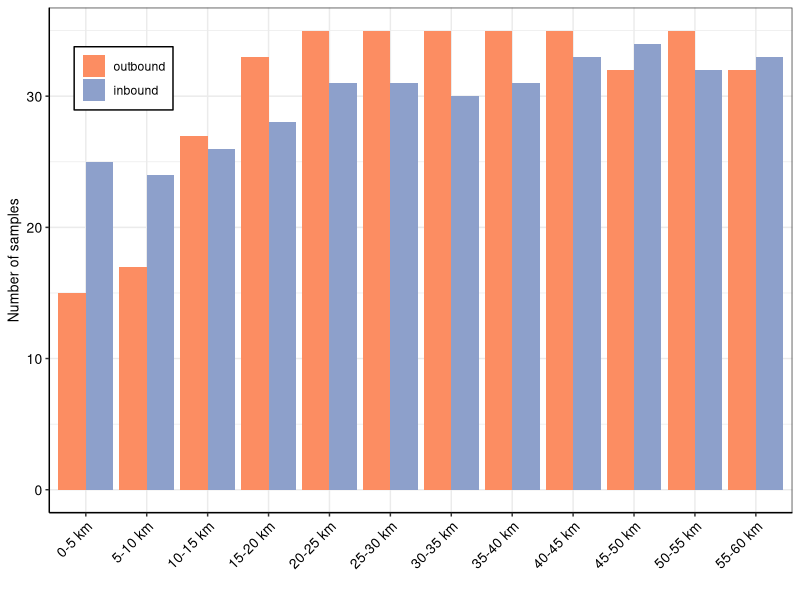
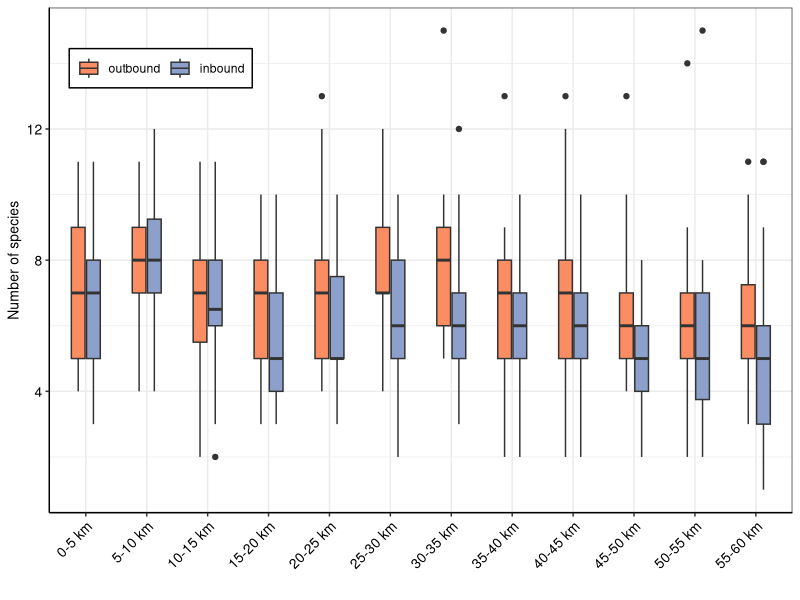
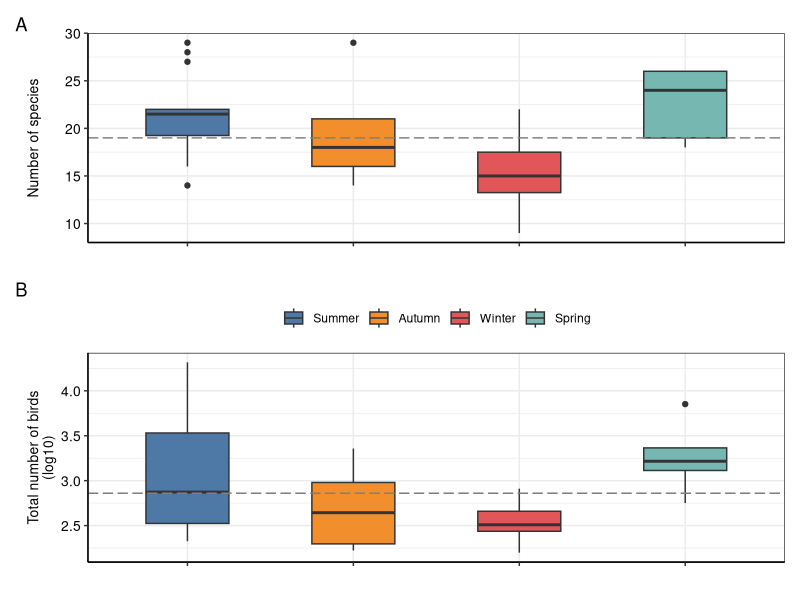
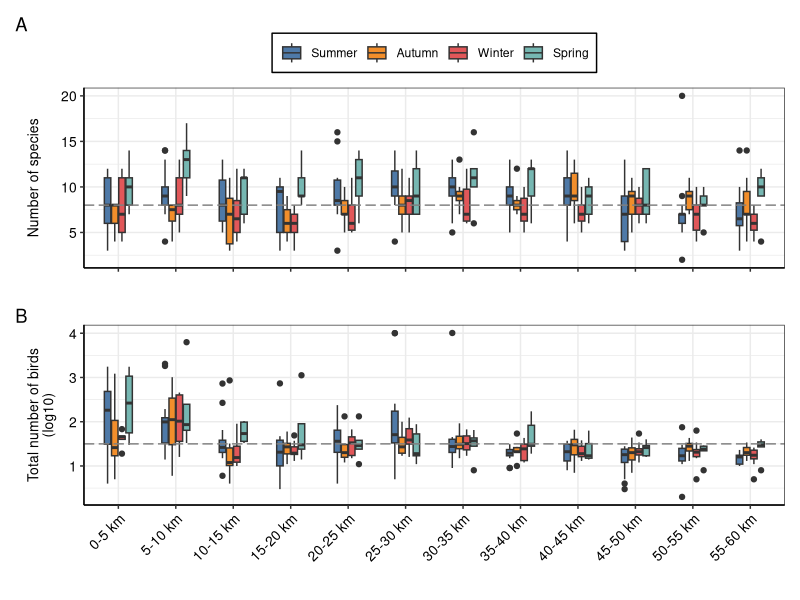
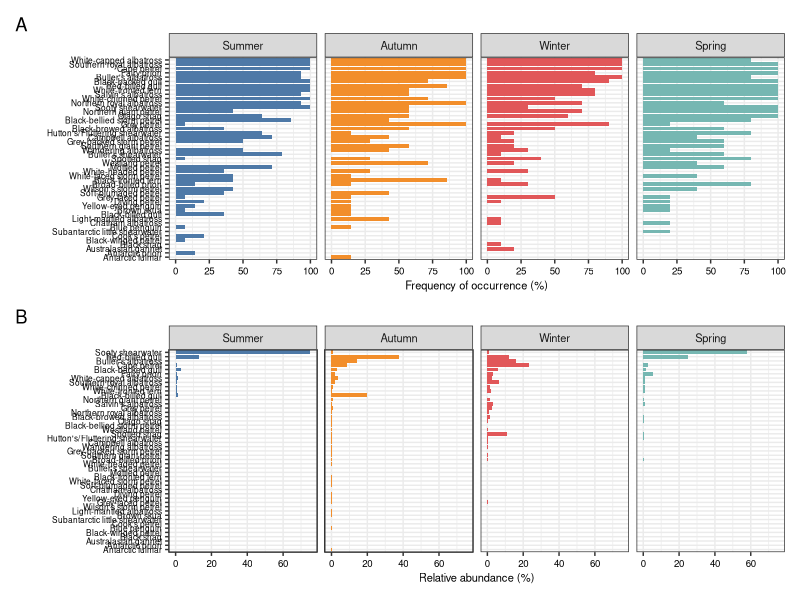
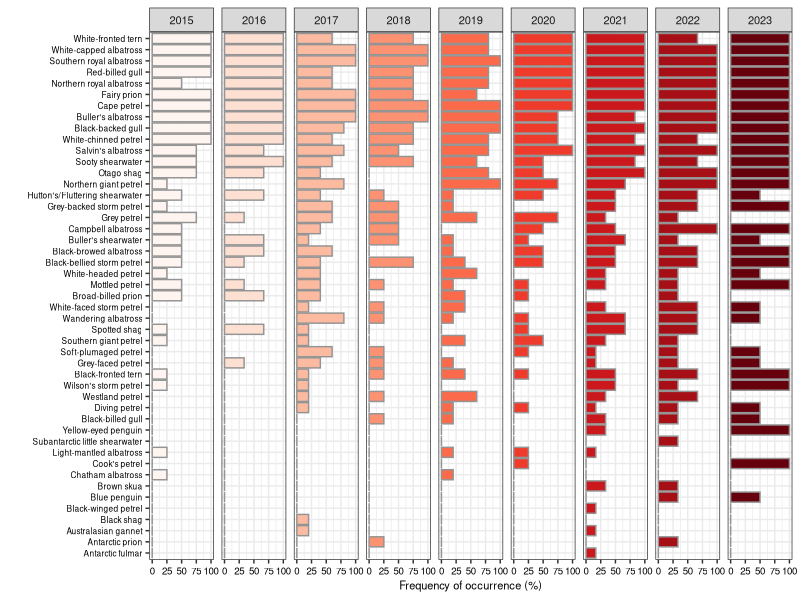
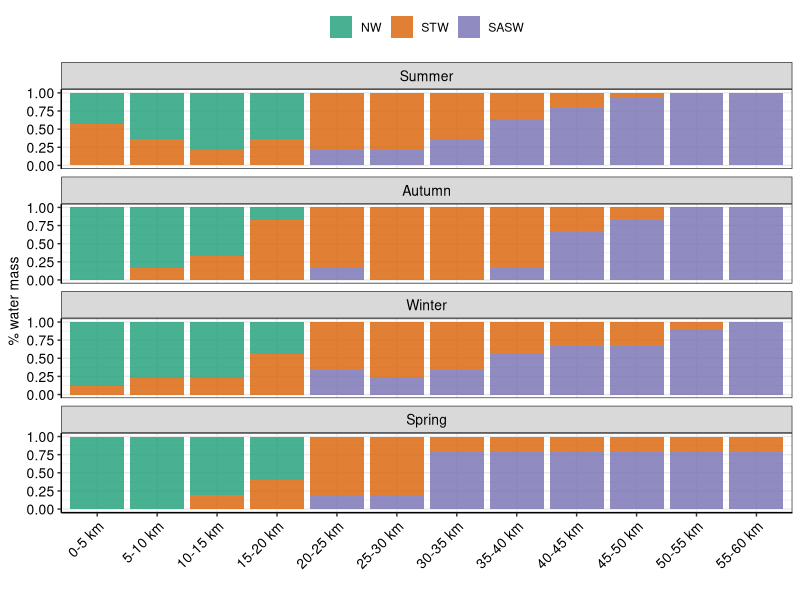
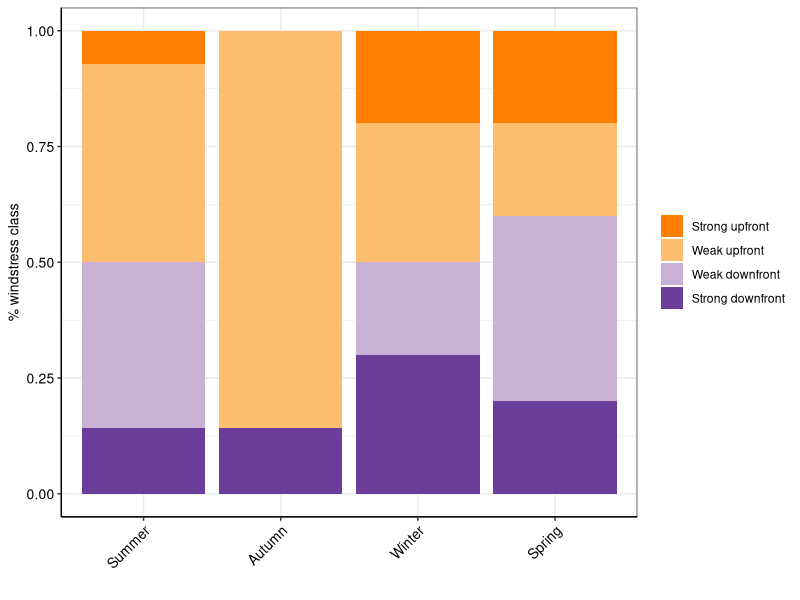

These figures' R source, in order:
## 
## EDA
##
## -------------------------------------------------------------------------- ##
## -------------------------------------------------------------------------- ##

## This script runs Exploratory Data Analysis (EDA), mostly summaries and 
## descriptive stats.

## -------------------------------------------------------------------------- ##
## -------------------------------------------------------------------------- ##

## Libraries ####
library(dplyr)
library(tidyr)
library(forcats)
library(ggplot2)
library(patchwork)

# library(cowplot)
# library(RColorBrewer)
# library(colorspace)

## Read data ####
data <- 
  read.csv("./data-processed/all_data_long.csv") %>% 
  dplyr::filter(! year == "2012")

## Format some columns
data$taiaroa_east <- 
  factor(data$taiaroa_east,
         levels = c("TaiaroaEast0.5km", "TaiaroaEast5.10km",
                    "TaiaroaEast10.15km", "TaiaroaEast15.20km",
                    "TaiaroaEast20.25km", "TaiaroaEast25.30km",
                    "TaiaroaEast30.35km", "TaiaroaEast35.40km",
                    "TaiaroaEast40.45km", "TaiaroaEast45.50km",
                    "TaiaroaEast50.55km", "TaiaroaEast55.60km"),
         labels = c("0-5 km", "5-10 km", "10-15 km", "15-20 km",
                    "20-25 km", "25-30 km", "30-35 km", "35-40 km",
                    "40-45 km", "45-50 km", "50-55 km", "55-60 km"))

data$direction <- 
  factor(data$direction,
         levels = c("outbound", "inbound"))

data$season <- 
  factor(data$season,
         levels = c("summer", "autumn", "winter", "spring"),
         labels = c("Summer", "Autumn", "Winter", "Spring"))

data$count <- as.numeric(data$count)

##  ---- Transform the data set from long to (simplified) wide format  ---- ##
data_wide <- 
  data %>% 
  tidyr::pivot_wider(names_from = species_nice_name,
                     values_from = count,
                     values_fill = 0)

# Get spp and sp-only column names
spp_cols <- colnames(data_wide[,c(18:74)]) ## All seabirds
sp_only_cols <- spp_cols[! grepl(pattern = "Unknown", x = spp_cols)] ## Only species-level

# Calculate total number of birds per sample (total_birds)
data_wide <- 
  data_wide %>% 
  dplyr::mutate(total_birds = rowSums(across(all_of(spp_cols)))) %>% 
  dplyr::select(id, season, year, all_of(sp_only_cols), total_birds) %>% 
  dplyr::group_by(id, season, year) %>% 
  dplyr::summarise(across(everything(), list(sum)))

colnames(data_wide) <- c("id", "season", "year", sp_only_cols, "total_birds")

## EDA ####

#------------------------------------------------------------------------------#
## Colour palettes (colour-blind friendly) ------------------------------------#
#------------------------------------------------------------------------------#

## two_colour_palette_discrete
# palette.colors(palette = "Set2")[2:3]

## four_colour_palette_discrete 
# palette.colors(palette = "Tableau 10")[1:4]

## Effort summary ----------------------------------------------------------####
#------------------------------------------------------------------------------#

effort_summary <-
  data_wide %>% 
  dplyr::group_by(season) %>% 
  dplyr::summarise(number_of_voyages = n_distinct(id),
                   number_of_years_sampled = n_distinct(year),
                   number_of_species = sum(colSums(across(all_of(sp_only_cols))) > 0),
                   number_of_individuals = sum(total_birds))

# write.csv(effort_summary,
#           "./results/seasonal-effort-summary.csv",
#           row.names = FALSE)

rm("effort_summary")

## Number of occurrence, by species ####

## Total number of 5-km segments
n_segments_total <- nrow(unique(data.frame(data$id, 
                                           data$taiaroa_east, 
                                           data$direction)))

## Number of 5-km inbound segments
n_segments_inboud <- 
  nrow(unique(data.frame(data[data$direction=="inbound",]$id, 
                         data[data$direction=="inbound",]$taiaroa_east, 
                         data[data$direction=="inbound",]$direction)))

### (ALL DATA) 
## Long to wide format: [ "wide_data" object]
data_wide_all <- 
  data %>% 
  # Need to delete this column otherwise it messes up with the 'pivot_wide' results
  dplyr::select(- species) %>% 
  tidyr::pivot_wider(names_from = species_nice_name,
                     values_from = count,
                     values_fill = 0)
n_occ_ALL <- 
  # Get species names and number of occurrences
  data.frame(
    species = sp_only_cols,
    n_occ = apply(data_wide_all[sp_only_cols], MARGIN = 2, function(x) sum(x >= 1)),
    row.names = NULL)

### (INBOUND DATA) 
## Transform the data from long to wide format
data_wide_inbound <- 
  data %>% 
  # Need to delete this column otherwise it messes up with the 'pivot_wide' results
  dplyr::select(- species) %>% 
  tidyr::pivot_wider(names_from = species_nice_name,
                     values_from = count,
                     values_fill = 0) %>% 
  ## Filter only the way back ("inbound")
  dplyr::filter(direction == "inbound") 

n_occ_INBOUND <- 
  # Get species names and number of occurrences
  data.frame(
    species = sp_only_cols,
    n_occ = apply(data_wide_inbound[sp_only_cols], MARGIN = 2, function(x) sum(x >= 1)),
    row.names = NULL)

n_occ_summary <- data.frame(
  species = n_occ_ALL$species,
  # Both directions
  n_segments_total = n_segments_total,
  n_segments_total_occ = n_occ_ALL$n_occ,
  fo_segments_total = round(((n_occ_ALL$n_occ/n_segments_total) *100), digits = 1),
  # Inbound
  n_segments_inboud = n_segments_inboud,
  n_segments_inbound_occ = n_occ_INBOUND$n_occ,
  fo_segments_inbound = round(((n_occ_INBOUND$n_occ/n_segments_inboud) *100), digits = 1)
)

# write.csv(n_occ_summary,
#           "./results/species-occurrence-fo-summary.csv",
#           row.names = FALSE)

rm("data_wide_all", "data_wide_inbound",
   "n_occ_ALL", "n_occ_INBOUND",
   "n_segments_total", "n_segments_inboud")

## Summarise number of samples, by direction /5 km segment ----------------####
#------------------------------------------------------------------------------#
n_sample_taiaroa_east <-
  data %>% 
  dplyr::group_by(taiaroa_east, direction) %>% 
  dplyr::summarise(n = n_distinct(date))

## Plot 
gg_n_sample_taiaroa_east <-
  ggplot(data = n_sample_taiaroa_east) +
  geom_bar(aes(x = taiaroa_east, y = n, fill = direction),
           stat = "identity", position = "dodge") +
  scale_fill_manual(values = c("#FC8D62", "#8DA0CB"), name = NULL) +
  xlab("") + ylab("Number of samples") +
  theme_bw() +
  theme(axis.text.x = element_text(angle = 45, hjust = 1),
        axis.text = element_text(size = 10, colour = "black"),
        axis.title.y = element_text(size = 10, colour = "black"),
        axis.line = element_line(colour = "black"),
        legend.position = c(0.1, 0.86),
        legend.background = element_rect(colour = "black"))

ggsave(gg_n_sample_taiaroa_east,
       filename = "./results/EDA_n_sample_taiaroa_east.pdf",
       height = 12, width = 18, units = "cm")

rm("n_sample_taiaroa_east", "gg_n_sample_taiaroa_east")

## Summarise number of species, by direction /5 km segment ----------------####
#------------------------------------------------------------------------------#
n_spp_taiaroa_east <-
  data %>% 
  dplyr::filter(species_nice_name %in% sp_only_cols) %>% 
  dplyr::group_by(id, taiaroa_east, direction) %>% 
  dplyr::summarise(n = n_distinct(species))

## Plot 
gg_n_spp_taiaroa_east <-
  ggplot(data = n_spp_taiaroa_east, aes(x = taiaroa_east, y = n, fill = direction)) +
  geom_boxplot(width = 0.5) +
  scale_fill_manual(values = c("#FC8D62", "#8DA0CB"), name = NULL) +
  xlab("") + ylab("Number of species") +
  theme_bw() +
  theme(axis.text.x = element_text(angle = 45, hjust = 1),
        axis.text = element_text(size = 10, colour = "black"),
        axis.title.y = element_text(size = 10, colour = "black"),
        axis.line = element_line(colour = "black"),
        legend.position = c(0.15, 0.88),
        legend.direction =  "horizontal",
        legend.background = element_rect(colour = "black"))

ggsave(gg_n_spp_taiaroa_east,
       filename = "./results/EDA_n_spp_taiaroa_east.pdf",
       height = 12, width = 18, units = "cm")

rm("n_spp_taiaroa_east", "gg_n_spp_taiaroa_east")

## Summarise number of species and total number of birds, by season (overall) ####
#------------------------------------------------------------------------------#

## Species richness
n_spp_season <-
  data %>% 
  dplyr::filter(species_nice_name %in% sp_only_cols) %>% 
  dplyr::group_by(id, season) %>% 
  dplyr::summarise(n = n_distinct(species_nice_name))

overall_mean_n_spp_season <- floor(mean(n_spp_season$n))

## Total number of birds
n_birds_season <-
  data %>% 
  dplyr::filter(species_nice_name %in% sp_only_cols) %>% 
  dplyr::group_by(id, season) %>% 
  dplyr::summarise(n = sum(count)) %>% 
  dplyr::mutate(log10_n = log10(n))

overall_log10mean_n_birds_season <- round(mean(n_birds_season$log10_n), 
                                                digits = 2)

## Plot 1: species richness
gg_n_spp_season <-
  ggplot(data = n_spp_season, 
         aes(x = season, y = n, fill = season)) +
  geom_boxplot(width = 0.5) +
  scale_fill_manual(values = c("#4E79A7", "#F28E2B", "#E15759", "#76B7B2"), 
                    name = NULL) +
  geom_hline(yintercept = overall_mean_n_spp_season,
             linetype = "longdash", colour = "grey50") +
  xlab("") + ylab("Number of species") +
  theme_bw() +
  theme(axis.text.x = element_blank(),
        axis.text = element_text(size = 10, colour = "black"),
        axis.title = element_text(size = 10, colour = "black"),
        axis.line = element_line(colour = "black"),
        legend.position = "none")

## Plot 2: number of birds
gg_n_birds_season <-
  ggplot(data = n_birds_season, 
         aes(x = season, y = log10_n, fill = season)) +
  geom_boxplot(width = 0.5) +
  scale_fill_manual(values = c("#4E79A7", "#F28E2B", "#E15759", "#76B7B2"), 
                    name = NULL) +
  geom_hline(yintercept = overall_log10mean_n_birds_season,
             linetype = "longdash", colour = "grey50") +
  xlab("") + ylab("Total number of birds\n(log10)") +
  theme_bw() +
  theme(axis.text.x = element_blank(),
        axis.text = element_text(size = 10, colour = "black"),
        axis.title = element_text(size = 10, colour = "black"),
        axis.line = element_line(colour = "black"),
        legend.position = "top")

gg_spprichness_nbirds_season <- 
  gg_n_spp_season / gg_n_birds_season +
  patchwork::plot_annotation(tag_levels = "A")

ggsave(gg_spprichness_nbirds_season,
       filename = "./results/EDA_spp-richness_n-birds_season.pdf",
       height = 10, width = 10, units = "cm")

rm("gg_n_spp_season", "gg_n_birds_season", "gg_spprichness_nbirds_season",
   "n_spp_season", "overall_mean_n_spp_season", "n_birds_season", "overall_log10mean_n_birds_season")

## Summarise number of species and total number of birds, /5 km segment ----####
#------------------------------------------------------------------------------#

## Species richness
n_spp_taiaroa_east_season <-
  data %>% 
  dplyr::filter(species_nice_name %in% sp_only_cols) %>% 
  dplyr::group_by(id, taiaroa_east, season) %>% 
  dplyr::summarise(n = n_distinct(species_nice_name))

overall_mean_n_spp_taiaroa_east <- floor(mean(n_spp_taiaroa_east_season$n))

## Total number of birds
n_birds_taiaroa_east_season <-
  data %>% 
  dplyr::filter(species_nice_name %in% sp_only_cols) %>% 
  dplyr::group_by(id, taiaroa_east, season) %>% 
  dplyr::summarise(n = sum(count)) %>% 
  dplyr::mutate(log10_n = log10(n))

overall_log10mean_n_birds_taiaroa_east <- round(mean(n_birds_taiaroa_east_season$log10_n), 
                                                digits = 2)

## Plot 1: species richness
gg_n_spp_taiaroa_east_season <-
  ggplot(data = n_spp_taiaroa_east_season, 
         aes(x = taiaroa_east, y = n, fill = season)) +
  geom_boxplot(width = 0.5) +
  scale_fill_manual(values = c("#4E79A7", "#F28E2B", "#E15759", "#76B7B2"), 
                    name = NULL) +
  geom_hline(yintercept = overall_mean_n_spp_taiaroa_east,
             linetype = "longdash", colour = "grey50") +
  xlab("") + ylab("Number of species") +
  theme_bw() +
  theme(axis.text.x = element_blank(),
        axis.text = element_text(size = 10, colour = "black"),
        axis.title.y = element_text(size = 10, colour = "black"),
        axis.line = element_line(colour = "black"),
        legend.position = "top",
        legend.background = element_rect(colour = "black"))

## Plot 2: total number of birds
gg_n_birds_taiaroa_east_season <-
  ggplot(data = n_birds_taiaroa_east_season, 
         aes(x = taiaroa_east, y = log10_n, fill = season)) +
  geom_boxplot(width = 0.5) +
  scale_fill_manual(values = c("#4E79A7", "#F28E2B", "#E15759", "#76B7B2"), 
                    name = NULL) +
  geom_hline(yintercept = overall_log10mean_n_birds_taiaroa_east,
             linetype = "longdash", colour = "grey50") +
  xlab("") + ylab("Total number of birds\n(log10)") +
  theme_bw() +
  theme(axis.text.x = element_text(angle = 45, hjust = 1),
        axis.text = element_text(size = 10, colour = "black"),
        axis.title.y = element_text(size = 10, colour = "black"),
        axis.line = element_line(colour = "black"),
        legend.position = "none",
        legend.background = element_rect(colour = "black"))

gg_spprichness_nbirds_taiaroa_east <- 
  gg_n_spp_taiaroa_east_season / gg_n_birds_taiaroa_east_season +
  patchwork::plot_annotation(tag_levels = "A")

ggsave(gg_spprichness_nbirds_taiaroa_east,
       filename = "./results/EDA_spp-richness_n-birds_taiaroa-east.pdf",
       height = 15, width = 16, units = "cm")

rm("gg_n_spp_taiaroa_east_season", "gg_n_birds_taiaroa_east_season", "gg_spprichness_nbirds_taiaroa_east",
   "n_spp_taiaroa_east_season", "overall_mean_n_spp_taiaroa_east",
   "n_birds_taiaroa_east_season", "overall_log10mean_n_birds_taiaroa_east")

## Frequency of occurrence and numeric frequency, by season ----------------####
#------------------------------------------------------------------------------#

# Specify functions to calculate frequency of occurrence (freq_occ) and numeric frequency (freq_num)
funs <- list(freq_occ = ~ sum(.x >= 1)/n() *100,
             freq_num = ~ sum(.x)/sum(dplyr::pick(total_birds)) *100)

data_species_fo_nf <-
  data_wide %>% 
  dplyr::group_by(season) %>%
  dplyr::summarise(across(all_of(sp_only_cols), .fns = funs)) %>%
  tidyr::pivot_longer(cols = !season, 
                      names_to = "species_freq",
                      values_to = "value") %>%
  dplyr::mutate(value = round(value, digits = 2)) %>% 
  # split name into variables
  tidyr::separate(species_freq, 
                  into = c("species", "freq"),
                  sep = -8) %>% 
  # remove an extra underline
  dplyr::mutate(species = stringr::str_sub(species, end = -2))

#### FO/NF plots

## Frequency of occurrence
plot_freq_occ <-
  data_species_fo_nf %>% 
  dplyr::filter(freq == "freq_occ") %>% 
  ggplot(., aes(x = forcats::fct_reorder(as.factor(species), value), 
                y = value, 
                fill = season)) + 
  geom_col() +
  scale_fill_manual(values = c("#4E79A7", "#F28E2B", "#E15759", "#76B7B2"), 
                    name = NULL) +
  facet_grid(~ season) +
  ylab("Frequency of occurrence (%)") + xlab ("") +
  coord_flip() +
  theme_bw() + 
  theme(legend.position = "none",
        axis.text = element_text(size = 7, colour = "black"),
        axis.text.y = element_text(size = 6, colour = "black"),
        axis.title.x = element_text(size = 8),
        strip.text = element_text(size = 8))

## Relative abundance (numeric frequency -- total)
plot_freq_num <-
  data_species_fo_nf %>% 
  dplyr::filter(freq == "freq_num") %>% 
  ggplot(., aes(x = forcats::fct_reorder(as.factor(species), value), 
                y = value, 
                fill = season)) + 
  geom_col() +
  scale_fill_manual(values = c("#4E79A7", "#F28E2B", "#E15759", "#76B7B2")) +
  facet_grid(~ season) +
  ylab("Relative abundance (%)") + xlab ("") +
  coord_flip() +
  theme_bw() + 
  theme(legend.position = "none",
        axis.text = element_text(size = 7, colour = "black"),
        axis.text.y = element_text(size = 6, colour = "black"),
        axis.title.x = element_text(size = 8),
        strip.text = element_text(size = 8))

## Patchwork these plots and save it
freqs_occ_num <-
  plot_freq_occ / plot_freq_num +
  patchwork::plot_annotation(tag_levels = "A")

ggsave(freqs_occ_num,
       filename = "./results/EDA_sp_frqs-occ-num-season.pdf",
       width = 16, height = 25, units = "cm", dpi = 300)

rm("plot_freq_occ", "plot_freq_num", "freqs_occ_num", "data_species_fo_nf")

## Frequency of occurrence and numeric frequency, by year ----------------####
#------------------------------------------------------------------------------#

# # Specify functions to calculate frequency of occurrence (freq_occ) and numeric frequency (freq_num)
# funs <- list(freq_occ = ~ sum(.x >= 1)/n() *100,
#              freq_num = ~ sum(.x)/sum(dplyr::pick(total_birds)) *100)

data_species_fo_nf_year <-
  data_wide %>% 
  dplyr::group_by(year) %>%
  dplyr::summarise(across(all_of(sp_only_cols), .fns = funs)) %>%
  tidyr::pivot_longer(cols = !year, 
                      names_to = "species_freq",
                      values_to = "value") %>%
  dplyr::mutate(value = round(value, digits = 2)) %>% 
  # split name into variables
  tidyr::separate(species_freq, 
                  into = c("species", "freq"),
                  sep = -8) %>% 
  # remove an extra underline
  dplyr::mutate(species = stringr::str_sub(species, end = -2))

## rm 'funs' as it is not needed anymore
rm("funs")

#### FO/NF plots

## Frequency of occurrence
plot_freq_occ_year <-
  data_species_fo_nf_year %>% 
  dplyr::filter(freq == "freq_occ") %>% 
  ggplot(., aes(x = forcats::fct_reorder(as.factor(species), value), 
                y = value, 
                fill = as.factor(year))) + 
  geom_col(color = "gray58") +
  scale_fill_brewer(palette = "Reds", name = NULL) +
  facet_grid(~ year) +
  ylab("Frequency of occurrence (%)") + xlab ("") +
  coord_flip() +
  theme_bw() + 
  theme(legend.position = "none",
        axis.text = element_text(size = 7, colour = "black"),
        axis.text.y = element_text(size = 6, colour = "black"),
        axis.title.x = element_text(size = 8),
        strip.text = element_text(size = 8))

# ## Relative abundance (numeric frequency -- total) 
# ## -->> Too variable, thus do not contribute much to understanding any patterns (so, I didn't save it)
# plot_freq_num_year <-
#   data_species_fo_nf_year %>% 
#   dplyr::filter(freq == "freq_num") %>% 
#   ggplot(., aes(x = forcats::fct_reorder(as.factor(species), value), 
#                 y = value, 
#                 fill = as.factor(year))) + 
#   geom_col(color = "gray58") +
#   scale_fill_brewer(palette = "Reds", name = NULL) +
#   facet_grid(~ year) +
#   ylab("Relative abundance (%)") + xlab ("") +
#   coord_flip() +
#   theme_bw() + 
#   theme(legend.position = "none",
#         axis.text = element_text(size = 7, colour = "black"),
#         axis.text.y = element_text(size = 6, colour = "black"),
#         axis.title.x = element_text(size = 8),
#         strip.text = element_text(size = 8))
# 
# ## Patchwork these plots and save it
# freqs_occ_num_year <-
#   plot_freq_occ_year / plot_freq_num_year

ggsave(plot_freq_occ_year,
       filename = "./results/EDA_sp_frqs-occ-year.pdf",
       width = 22, height = 16, units = "cm", dpi = 300)

rm("plot_freq_occ_year", "data_species_fo_nf_year"
   # , "plot_freq_num_year", "freqs_occ_num_year"
   )

## Summarise % of each water mass /5 km segment ---------------------------####
#------------------------------------------------------------------------------#
wm_data <- read.csv("./data-processed/ts_data_summarised_watermasses.csv")

pct_watermass_taiaroa_east_season <-
  wm_data %>% 
  dplyr::group_by(taiaroa_east, season, water_mass) %>%
  dplyr::summarise(n = n())

pct_watermass_taiaroa_east_season$taiaroa_east <- 
  factor(pct_watermass_taiaroa_east_season$taiaroa_east,
         levels = c("TaiaroaEast0.5km", "TaiaroaEast5.10km",
                    "TaiaroaEast10.15km", "TaiaroaEast15.20km",
                    "TaiaroaEast20.25km", "TaiaroaEast25.30km",
                    "TaiaroaEast30.35km", "TaiaroaEast35.40km",
                    "TaiaroaEast40.45km", "TaiaroaEast45.50km",
                    "TaiaroaEast50.55km", "TaiaroaEast55.60km"),
         labels = c("0-5 km", "5-10 km", "10-15 km", "15-20 km",
                    "20-25 km", "25-30 km", "30-35 km", "35-40 km",
                    "40-45 km", "45-50 km", "50-55 km", "55-60 km"))

pct_watermass_taiaroa_east_season$season <- 
  factor(pct_watermass_taiaroa_east_season$season,
         levels = c("summer", "autumn", "winter", "spring"),
         labels = c("Summer", "Autumn", "Winter", "Spring"))

pct_watermass_taiaroa_east_season$water_mass <- 
  factor(pct_watermass_taiaroa_east_season$water_mass,
         levels = c("NW", "STW", "SASW"),
         labels = c("NW", "STW", "SASW"))

gg_pct_watermass_taiaroa_east_season <-
  ggplot(data = na.omit(pct_watermass_taiaroa_east_season),
         aes(x = taiaroa_east, y = n, fill = water_mass)) + 
  geom_bar(position = "fill", stat = "identity", alpha = 0.8) + 
  scale_fill_brewer(palette = "Dark2", name = NULL) + 
  facet_wrap(~ season, nrow = 4) + 
  xlab("") + ylab("% water mass") +
  theme_bw() + 
  theme(axis.text.x = element_text(angle = 45, hjust = 1),
        axis.text = element_text(size = 10, colour = "black"),
        axis.title.y = element_text(size = 10, colour = "black"),
        axis.line = element_line(colour = "black"),
        strip.text = element_text(size = 10, colour = "black"),
        legend.position = "top")

ggsave(gg_pct_watermass_taiaroa_east_season,
       filename = "./results/EDA_pct_watermass_taiaroa_east_season.pdf",
       height = 15, width = 15, units = "cm")

rm("pct_watermass_taiaroa_east_season", "gg_pct_watermass_taiaroa_east_season", "wm_data")

## Summarise % of windstress class, by season ------------------------------####
#------------------------------------------------------------------------------#

pct_windstress_season <-
  data %>% 
  dplyr::distinct(id, season, windstress_class) %>% 
  dplyr::group_by(season, windstress_class) %>%
  dplyr::summarise(n = n()) %>% 
  na.omit()

pct_windstress_season$windstress_class <- 
  factor(pct_windstress_season$windstress_class,
         levels = c("strong_upfront", "weak_upfront", "weak_downfront", "strong_downfront"),
         labels = c("Strong upfront", "Weak upfront", "Weak downfront", "Strong downfront"))

## Check colour palette
# RColorBrewer::display.brewer.pal(12, "Paired")
# RColorBrewer::brewer.pal(12, "Paired")

gg_pct_windstress_season <-
  ggplot(data = pct_windstress_season,
         aes(x = season, y = n, fill = windstress_class)) + 
  geom_bar(position = "fill", stat = "identity") + 
  scale_fill_manual(values = c("#FF7F00", "#FDBF6F", "#CAB2D6", "#6A3D9A"), name = NULL) +
  xlab("") + ylab("% windstress class") +
  theme_bw() + 
  theme(axis.text.x = element_text(angle = 45, hjust = 1),
        axis.text = element_text(size = 10, colour = "black"),
        axis.title.y = element_text(size = 10, colour = "black"),
        axis.line = element_line(colour = "black"),
        strip.text = element_text(size = 10, colour = "black"),
        legend.position = "right")

ggsave(gg_pct_windstress_season,
       filename = "./results/EDA_pct_windstress_season.pdf",
       height = 8, width = 11, units = "cm")

rm("pct_windstress_season", "gg_pct_windstress_season")
